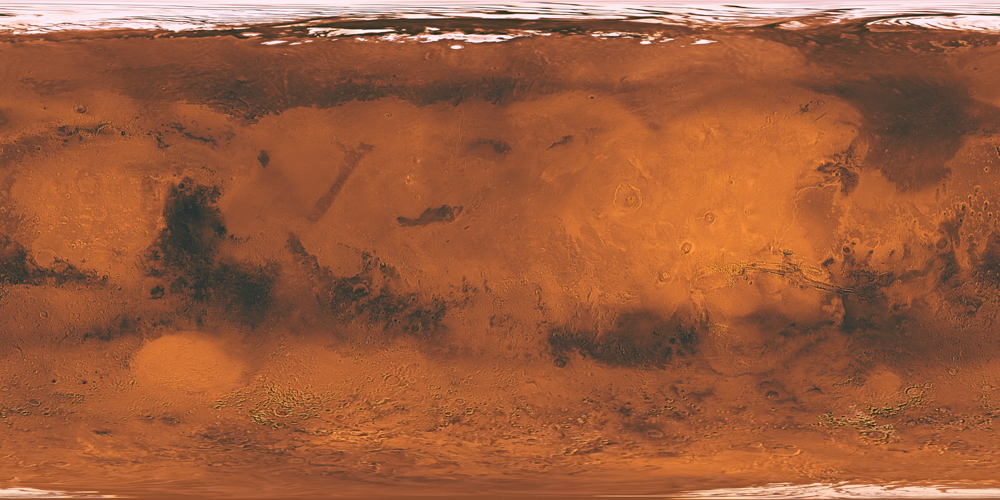
#> input picture mars-view/tools/source-data/marsmap1k.jpg, 1000 x 500 px
$ python make_basemap.py
#> lines starting #> are read from the running program, lines starting #| are printed output that depends on the picture
"""Builds assets/mars-basemap.jpg (1440 x 720) from the Mars colour map and MOLA bump map in
source-data/: shifted to start at 180°W, brightened, with hill shading.
Run: python3 tools/make_basemap.py   (needs numpy, scipy, pillow)"""
import os
import numpy as np
from PIL import Image
from scipy.ndimage import gaussian_filter
HERE=os.path.dirname(os.path.abspath(__file__)); SRC=os.path.join(HERE,'source-data')
W,H=1440,720
c=np.asarray(Image.open(os.path.join(SRC,'marsmap1k.jpg')).convert('RGB'),float)/255
b=np.asarray(Image.open(os.path.join(SRC,'marsbump1k.jpg')).convert('L'),float)
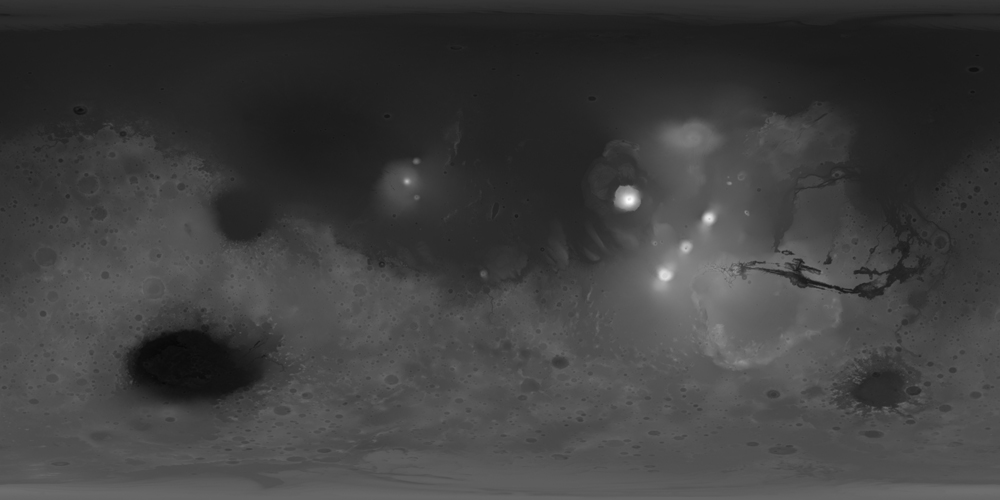
#> input picture mars-view/tools/source-data/marsbump1k.jpg, 1000 x 500 px
c=np.roll(c,500,1); b=np.roll(b,500,1)
#> after `c = np.roll(c, 500, 1)`:
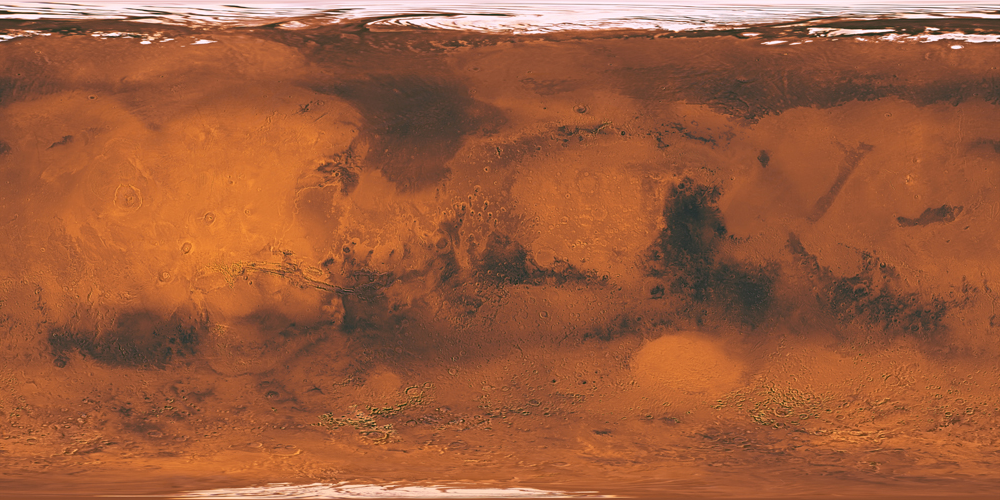
#> c: shape (500, 1000, 3) float64; mean R, G, B 0.612, 0.361, 0.235
#> after `b = np.roll(b, 500, 1)`:
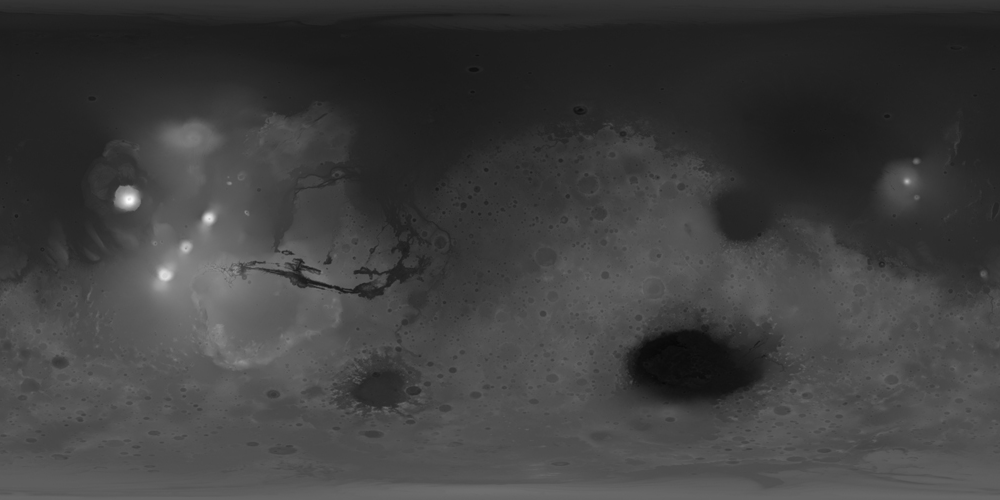
#> b: shape (500, 1000) float64; min 7, max 255, mean 62.7
c=np.asarray(Image.fromarray((c*255).astype(np.uint8)).resize((W,H),Image.LANCZOS),float)/255
#> c: shape (720, 1440, 3) float64
e=np.asarray(Image.fromarray(b.astype(np.float32)).resize((W,H),Image.BICUBIC),float)*0.1159  # elevation, km
e=gaussian_filter(e,0.6,mode=('nearest','wrap'))
gy,gx=np.gradient(e)
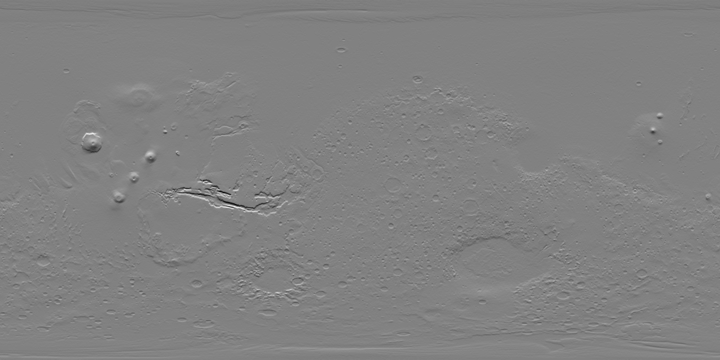
#> gy: shape (720, 1440) float64 (shown at 1/2 size); min -3.2, max 3.12, mean 0.00795; drawn with min black and max white
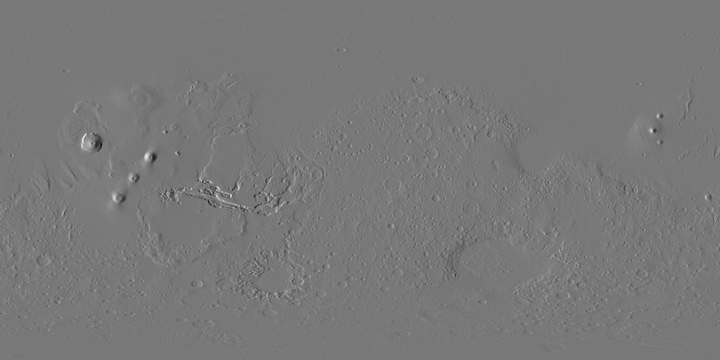
#> gx: shape (720, 1440) float64 (shown at 1/2 size); min -2.37, max 2.64, mean 6.15e-06; drawn with min black and max white
lat=np.radians(90-(np.arange(H)+.5)/H*180)[:,None]
gx=gx/np.maximum(np.cos(lat),0.15)
px_km=3390*np.pi/H
dzdx=gx/px_km*12; dzdy=gy/px_km*12   # vertical exaggeration
shade=( -dzdx*0.7071 + dzdy*0.7071 )  # lit from the north-west
shade=np.tanh(shade*3)*0.18
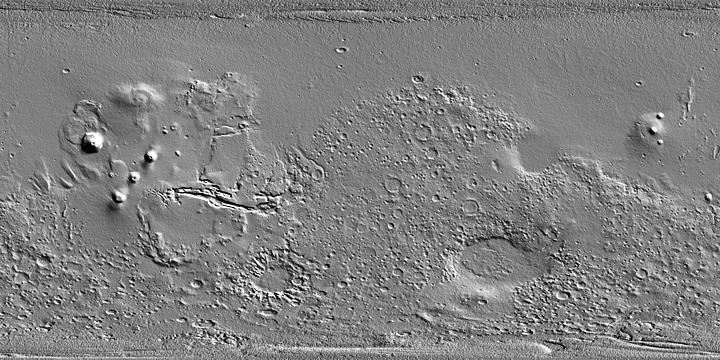
#> shade: shape (720, 1440) float64 (shown at 1/2 size); min -0.18, max 0.18, mean 0.00228; drawn with min black and max white
img=c**0.78                      # brighten dark areas
img=img*(1+shade[...,None])
img=np.clip(img*1.06+0.03,0,1)
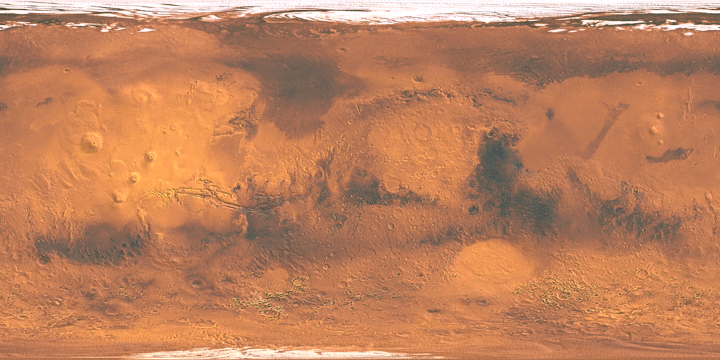
#> img: shape (720, 1440, 3) float64 (shown at 1/2 size); mean R, G, B 0.747, 0.505, 0.366
Image.fromarray((img*255).round().astype(np.uint8)).save(os.path.join(HERE,'..','assets','mars-basemap.jpg'),quality=90,optimize=True)
print('ok')
